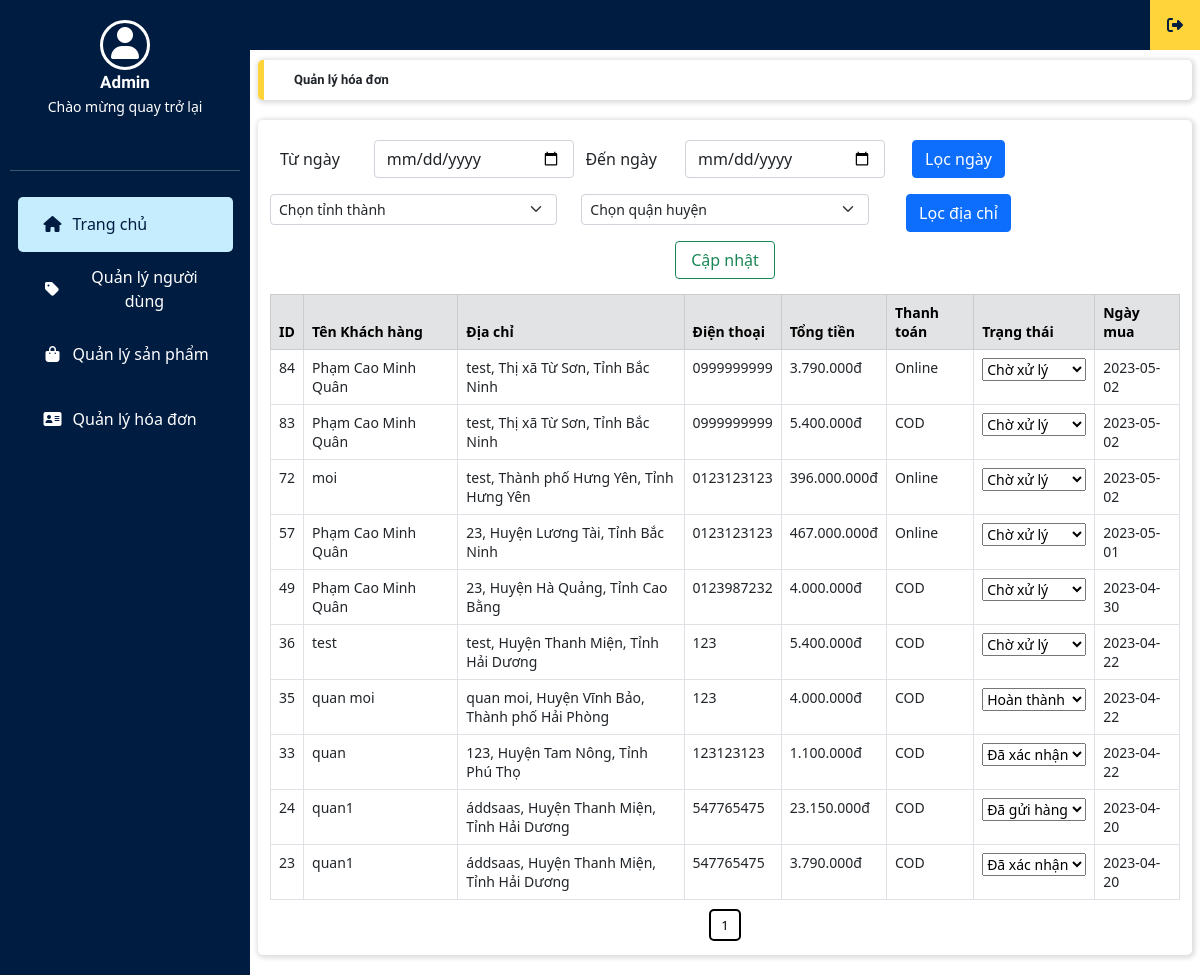
Screenshot of /quan_tri/index.php?thamso=hoa_don (signed in) with the database file from the repository.
### tables this page shows
CREATE TABLE `hoa_don` (
  `id` int(11) NOT NULL,
  `nguoi_dung_id` int(11) NOT NULL,
  `ten_nguoi_mua` varchar(256) NOT NULL,
  `email` varchar(256) NOT NULL,
  `dia_chi` mediumtext NOT NULL,
  `quan_huyen` varchar(256) NOT NULL,
  `tinh_thanh` varchar(256) NOT NULL,
  `dien_thoai` varchar(256) NOT NULL,
  `noi_dung` mediumtext NOT NULL,
  `hang_duoc_mua` mediumtext NOT NULL,
  `ngay_mua` date NOT NULL,
  `tong_tien` int(255) NOT NULL,
  `tinh_trang` varchar(255) NOT NULL,
  `phuong_thuc_thanh_toan` varchar(255) NOT NULL
);

### quan_tri/chuc_nang/hoa_don/quan_ly_hoa_don.php (the view, shortened to what this page needs)
<?php
	$so_dong_tren_mot_trang=20;
	$tv="select count(*) from hoa_don";
	$conn = new mysqli("localhost", "root", "", "ban_hang");
	$tv_1 = mysqli_query($conn, $tv);
	$tv_2 = mysqli_fetch_array($tv_1);
	$so_trang=ceil($tv_2[0]/$so_dong_tren_mot_trang);
	$vtbd=($_GET['trang']-1)*$so_dong_tren_mot_trang;
	$tv="select * from hoa_don order by id desc limit $vtbd,$so_dong_tren_mot_trang";
	$tv_1 = mysqli_query($conn, $tv);
?>
<div class="content">
    <div class="row">
        <div class="title col-12 box_shadow">
            <b>Quản lý hóa đơn</b>
        </div>
    </div>
    <div class="row main_frame box_card box_shadow">
        <div>
            <form action="./" method="get">
                <div class="row">
                    <div class="col-4">
                        <div class="mb-3 row">
                            <label class="col-4 col-form-label">Từ ngày</label>
                            <div class="col-8">
                            <input type="date" name="tu_ngay" class="form-control" min="1900-01-01" max="9999-12-31" style="width:200px" required>
                            </div>
                        </div>
                    </div>
                    <div class="col-4">
                        <div class="mb-3 row">
                            <label class="col-4 col-form-label">Đến ngày</label>
                            <div class="col-8">
                                <input type="date" name="den_ngay" class="form-control" min="1900-01-01" max="9999-12-31" style="width:200px" required>
                            </div>
                        </div>
                    </div>
                    <div class="col-2">
                        <div class="form-group">
                            <input type="submit" class="btn btn-primary" value="Lọc ngày">
                        </div>
                    </div>
                </div>
            </form>
            <form action="./" method="get">
                <div class="row">
                    <div class="col-4">
                        <select name="tinh_thanh" class="form-select form-select-sm mb-3" id="city" aria-label=".form-select-sm" required>
                            <option value="" selected>Chọn tỉnh thành</option>
                        </select>
                    </div>
                    <div class="col-4">
                        <select name="quan_huyen" class="form-select form-select-sm mb-3" id="district" aria-label=".form-select-sm" required>
                            <option value="" selected>Chọn quận huyện</option>
                        </select>
                    </div>
                    <div class="col-2">
                        <div class="form-group">
                            <input type="submit" class="btn btn-primary" value="Lọc địa chỉ">
                        </div>
                    </div>
                </div>
            </form>
        </div>
        <div class="table-responsive-xxl">
            <form action="" method="post">
                <table class="table table-bordered">
                    <thead>
                        <tr class="table-secondary">
                            <th scope="col">ID</th>
                            <th scope="col" width="200px">Tên Khách hàng</th>
                            <th scope="col" width="300px">Địa chỉ</th>
                            <th scope="col">Điện thoại</th>
                            <th scope="col">Tổng tiền</th>
                            <th scope="col" width="100px">Thanh toán</th>
                            <th scope="col">Trạng thái</th>
                            <th scope="col" width="100px">Ngày mua</th>
                        </tr>
                    </thead>
                    <tbody>
                    <?php
                        $trang='';
                            while ($row = mysqli_fetch_array($tv_1)) {
                    ?>
                                <tr>
                                    <td><?= $row['id']; ?></td>
                                    <td><?= $row['ten_nguoi_mua']; ?></td>
                                    <td><?= $row['dia_chi'] . ', ' . $row['quan_huyen'] . ', ' . $row['tinh_thanh']; ?></td>
                                    <td><?= $row['dien_thoai']; ?></td>
                                    <td><?= number_format($row['tong_tien'], 0, ",", ".")."đ"; ?></td>
                                    <td><?= $row['phuong_thuc_thanh_toan']; ?></td>
                                    <td>
                                        <select name="tinh_trang_<?php echo $row['id']; ?>">
                                            <?php
                                            $tinh_trang_list = array(
                                                "Chờ xử lý",
                                                "Đã xác nhận",
                                                "Đang xử lý",
                                                "Đã gửi hàng",
                                                "Hoàn thành",
                                                "Đã hủy",
                                                "Trả hàng"
                                            );
                                            foreach ($tinh_trang_list as $tinh_trang) {
                                                echo '<option value="' . $tinh_trang . '" ' . (($row['tinh_trang'] == $tinh_trang) ? 'selected' : '') . '>' . $tinh_trang . '</option>';
                                            }
                                            ?>
                                        </select>
                                    </td>
                                    <td><?= $row['ngay_mua']; ?></td>
                                </tr>
                    <?php
                            }
                    ?>
                    </tbody>
                <button type="submit" name="tinh_trang_don_hang" class="btn btn-outline-success"style="width:100px;">Cập nhật</button>
                </table>
            </form>
        </div>
        <div class="category_paging">
			<?php
				for($i=1;$i<=$so_trang;$i++) {
					$link_phan_trang="?thamso=hoa_don".$trang."&trang=".$i;
					echo "<a href='$link_phan_trang' class='phan_trang' >";
						echo $i;
					echo "</a> ";
				}
			?>
        </div>
    </div>
</div>

### quan_tri/giao_dien/admin.css (style rules this page uses)
* { margin: 0; padding: 0; box-sizing: border-box; }
a { text-decoration: none; }
body { font-family: Roboto; background-color: #f5f5f5; }
.container, .row { padding: 0; margin: 0; }
.main_frame { padding: 20px 0 0 0; }
.content { margin-left: 250px; padding: 60px 20px 0px 20px; justify-content: center; }
.content .title { font-family: Roboto-Bold; font-size: 13px; background-color: #ffffff; border-radius: 5px; border-left: 6px solid #ffd43b; padding: 10px 30px; margin-bottom: 20px; }
.box_shadow { box-shadow: 1px 1px 5px 2px rgba(0, 0, 0, 0.14); }
.box_card { border-radius: 5px; margin-bottom: 20px; background-color: #ffffff; }
.table { margin-top: 15px; }
.table th, .table td { font-size: 14px; padding: 12px; }
.table, td, th { border-collapse: collapse; border: 1px solid #c8c7c7; }
.table thead { background-color: #dddddd; }
.title, tr { text-align: left; }
table { width: 98%; }
.category_paging { padding-bottom: 20px; text-align: center; }
.phan_trang { color: black; font-size: 13px; border: 2px solid black; border-radius: 5px; margin: 10px 5px; padding: 5px 10px; }
.menu a,.element_btn a, tbody td a ,.category_paging a { text-decoration: none; }
.main_frame { align-items: center; }

### rows the page displays
hoa_don: id "84", ten_nguoi_mua "Phạm Cao Minh Quân", dia_chi "test", quan_huyen "Thị xã Từ Sơn", tinh_thanh "Tỉnh Bắc Ninh", dien_thoai "0999999999", tong_tien "3.790.000", phuong_thuc_thanh_toan "Online", id "Chờ xử lý", ngay_mua "2023-05-02"
hoa_don: id "83", ten_nguoi_mua "Phạm Cao Minh Quân", dia_chi "test", quan_huyen "Thị xã Từ Sơn", tinh_thanh "Tỉnh Bắc Ninh", dien_thoai "0999999999", tong_tien "5.400.000", phuong_thuc_thanh_toan "COD", id "Chờ xử lý", ngay_mua "2023-05-02"
hoa_don: id "72", ten_nguoi_mua "moi", dia_chi "test", quan_huyen "Thành phố Hưng Yên", tinh_thanh "Tỉnh Hưng Yên", dien_thoai "0123123123", tong_tien "396.000.000", phuong_thuc_thanh_toan "Online", tinh_trang+id "Chờ xử lý", ngay_mua "2023-05-02"
hoa_don: id "57", ten_nguoi_mua "Phạm Cao Minh Quân", dia_chi "23", quan_huyen "Huyện Lương Tài", tinh_thanh "Tỉnh Bắc Ninh", dien_thoai "0123123123", tong_tien "467.000.000", phuong_thuc_thanh_toan "Online", tinh_trang+id "Chờ xử lý", ngay_mua "2023-05-01"
hoa_don: id "49", ten_nguoi_mua "Phạm Cao Minh Quân", dia_chi "23", quan_huyen "Huyện Hà Quảng", tinh_thanh "Tỉnh Cao Bằng", dien_thoai "0123987232", tong_tien "4.000.000", phuong_thuc_thanh_toan "COD", tinh_trang+id "Chờ xử lý", ngay_mua "2023-04-30"
hoa_don: id "36", ten_nguoi_mua "test", dia_chi "test", quan_huyen "Huyện Thanh Miện", tinh_thanh "Tỉnh Hải Dương", dien_thoai "123", tong_tien "5.400.000", phuong_thuc_thanh_toan "COD", tinh_trang+id "Chờ xử lý", ngay_mua "2023-04-22"
hoa_don: id "35", ten_nguoi_mua "quan moi", dia_chi "quan moi", quan_huyen "Huyện Vĩnh Bảo", tinh_thanh "Thành phố Hải Phòng", dien_thoai "123", tong_tien "4.000.000", phuong_thuc_thanh_toan "COD", tinh_trang+id "Hoàn thành", ngay_mua "2023-04-22"
hoa_don: id "33", ten_nguoi_mua "quan", dia_chi "123", quan_huyen "Huyện Tam Nông", tinh_thanh "Tỉnh Phú Thọ", dien_thoai "123123123", tong_tien "1.100.000", phuong_thuc_thanh_toan "COD", tinh_trang+id "Đã xác nhận", ngay_mua "2023-04-22"
hoa_don: id "24", ten_nguoi_mua "quan1", dia_chi "áddsaas", quan_huyen "Huyện Thanh Miện", tinh_thanh "Tỉnh Hải Dương", dien_thoai "547765475", tong_tien "23.150.000", phuong_thuc_thanh_toan "COD", tinh_trang+id "Đã gửi hàng", ngay_mua "2023-04-20"
hoa_don: id "23", ten_nguoi_mua "quan1", dia_chi "áddsaas", quan_huyen "Huyện Thanh Miện", tinh_thanh "Tỉnh Hải Dương", dien_thoai "547765475", tong_tien "3.790.000", phuong_thuc_thanh_toan "COD", tinh_trang+id "Đã xác nhận", ngay_mua "2023-04-20"
